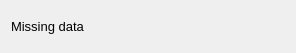
<?xml version="1.0" encoding="UTF-8"?>
<ui version="4.0">
 <class>Error</class>
 <widget class="QDialog" name="Error">
  <property name="geometry">
   <rect>
    <x>0</x>
    <y>0</y>
    <width>296</width>
    <height>53</height>
   </rect>
  </property>
  <property name="windowTitle">
   <string>Dialog</string>
  </property>
  <layout class="QVBoxLayout" name="verticalLayout">
   <item>
    <widget class="QLabel" name="label_4">
     <property name="font">
      <font>
       <pointsize>10</pointsize>
      </font>
     </property>
     <property name="text">
      <string>Missing data</string>
     </property>
    </widget>
   </item>
  </layout>
 </widget>
 <resources/>
 <connections/>
</ui>
